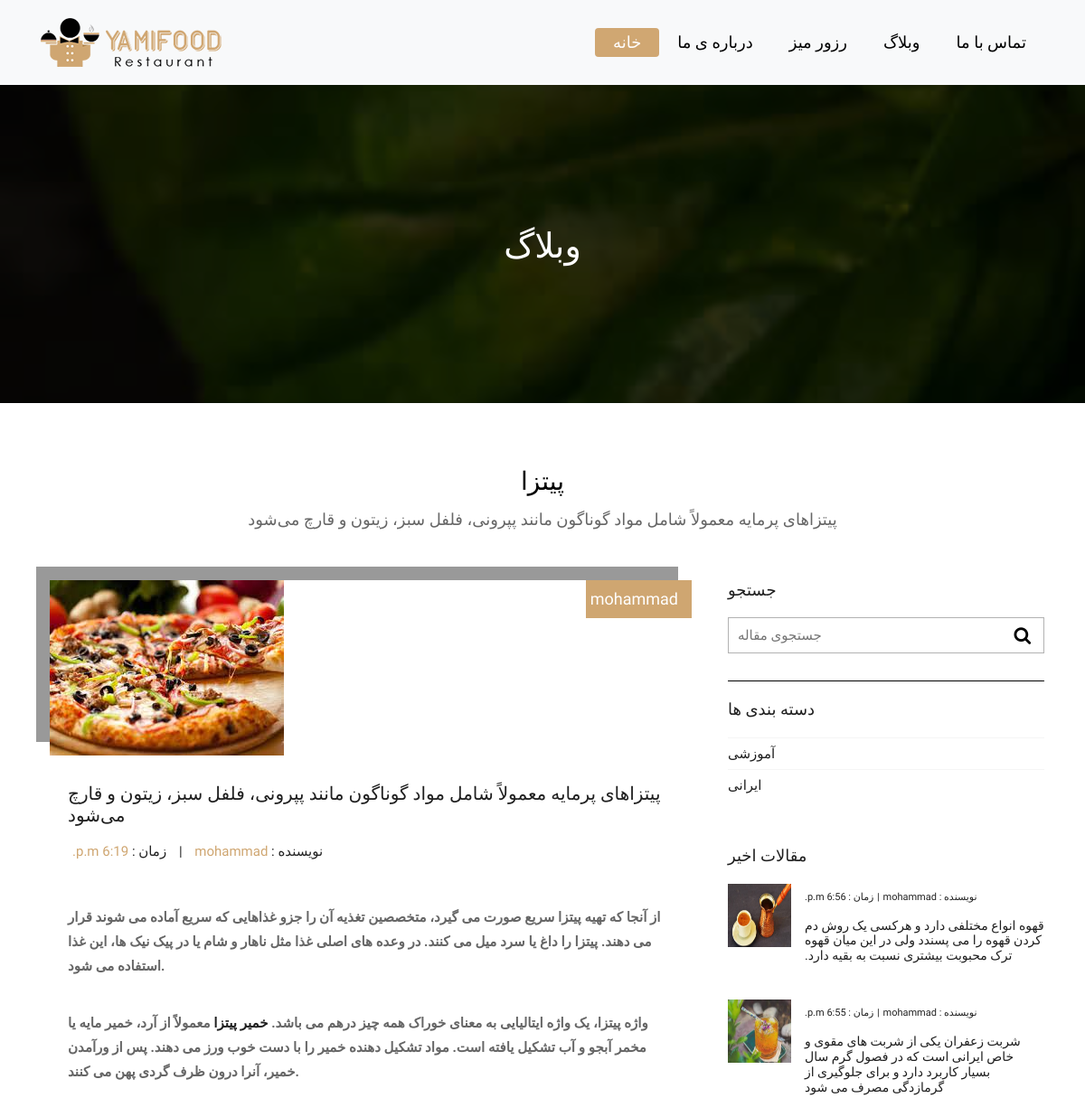
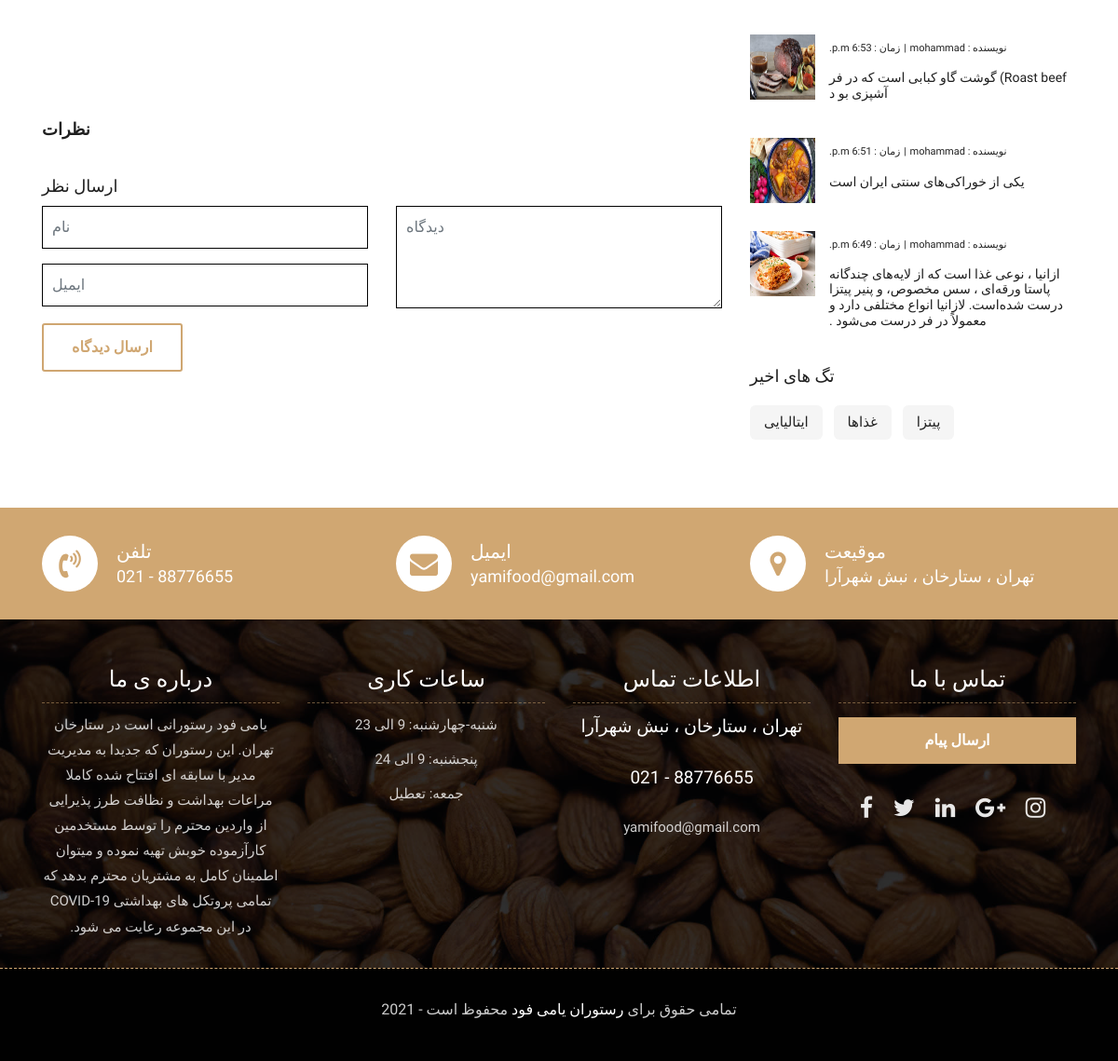
The app's page /blog/5 with its own data (2 pictures, top to bottom).
### blog/models.py (models this page shows, shortened)
class Blog (models.Model):
    title = models.CharField(_("عنوان"), max_length=50)
    descriptions = models.CharField(_("توضیحات"), max_length=200)
    content  = RichTextField()
    created_at = models.DateTimeField(_("زمان انتشار"), default = timezone.now)
    author = models.ForeignKey(User , verbose_name=_("نویسنده"), on_delete=models.CASCADE)
    image = models.ImageField(_("تصویر"), upload_to="blogs", blank=True)
    Category = models.ForeignKey("Category", related_name = "blog", verbose_name=_("دسته بندی"), on_delete=models.CASCADE, blank = True , null = True)
    tag = models.ManyToManyField("Tag", verbose_name=_("تگ ها"), related_name = "blogs", blank = True , null = True)

class Category(models.Model):
    title = models.CharField(_("عنوان"), max_length=50)
    slug = models.SlugField(_("عنوان لاتین"))
    published_at = models.DateTimeField(_("تاریخ انتشار"), auto_now=False, auto_now_add=True)

class Tag (models.Model):
    title = models.CharField(_("عنوان"), max_length=50)
    slug = models.SlugField(_("عنوان لاتین"))
    published_at = models.DateTimeField(_("تاریخ انتشار"), auto_now=False, auto_now_add=True)
    updated_at = models.DateTimeField(_("تاریخ بروزرسانی"), auto_now=True, auto_now_add=False)

### blog/views.py (the view, shortened to what this page needs)
# urls.py: path("<int:id>", views.blog_detail, name = "blog_detail"),
def blog_detail(request, id):
    blog = Blog.objects.all().get(id=id)
    tags  = Tag.objects.all().filter(blogs=blog)
    recents = Blog.objects.all().order_by("-created_at") [:5]
    categories = Category.objects.all()
    comments = Coments.objects.all().filter(blog=blog)
    context = {
        "blog" : blog,
        "tags" : tags,
        "recents" : recents,
        "categories" : categories,
        "comments" : comments
    }
    return render(request, "blog/blog_detail.html",context)

### blog/templates/blog/blog_detail.html (shortened to what this page needs)
{% extends 'base.html' %}
{% load static %}
{% block content %}
	<div class="all-page-title page-breadcrumb">
		<div class="container text-center">
			<div class="row">
				<div class="col-lg-12">
					<h1>وبلاگ</h1>
				</div>
			</div>
		</div>
	</div>
	<div class="blog-box">
		<div class="container">
			<div class="row">
				<div class="col-lg-12">
					<div class="heading-title text-center">
						<h2>{{blog.title}}</h2>
						<p>{{blog.descriptions}}</p>
					</div>
				</div>
			</div>
			<div class="row">
				<div class="col-xl-8 col-lg-8 col-12">
					<div class="blog-inner-details-page">
						<div class="blog-inner-box">
							<div class="side-blog-img">
								{% if blog.image %}
								<img class="img-fluid" src="{{blog.image.url}}" alt="">
								{% endif %}
								<div class="date-blog-up">
									{{blog.author}}
								</div>
							</div>
							<div class="inner-blog-detail details-page">
								<h3>{{blog.descriptions}}</h3>
								<ul dir ="rtl">
									<li>نویسنده : <span>{{blog.author}}</span></li>
									<li>|</li>
									<li>زمان : <span>{{blog.created_at | time }}</span></li>
								</ul>
								<p dir="rtl">{{blog.content| safe}}</p>
							</div>
						</div>
						<div class="blog-comment-box">
							<h3>نظرات</h3>
						</div>
						<div class="comment-respond-box">
							<h3>ارسال نظر</h3>
							<div class="comment-respond-form">
								<form id="commentrespondform" class="comment-form-respond row" method="POST">
									<div class="col-lg-6 col-md-6 col-sm-6">
										<div class="form-group">
											<input id="name_com" class="form-control" name="name" placeholder="نام" type="text">
										</div>
										<div class="form-group">
											<input id="email_com" class="form-control" name="email" placeholder="ایمیل" type="email">
										</div>
									</div>
									<div class="col-lg-6 col-md-6 col-sm-6">
										<div class="form-group">
											<textarea class="form-control" id="textarea_com" name ="message"placeholder="دیدگاه" rows="2"></textarea>
										</div>
									</div>
									<div class="col-lg-12 col-md-12 col-sm-12">
										<button class="btn btn-submit">ارسال دیدگاه</button>
									</div>
								</form>
							</div>
						</div>
					</div>
				</div>
				<div class="col-xl-4 col-lg-4 col-md-6 col-sm-8 col-12 blog-sidebar">
					<div class="right-side-blog">
						<h3>جستجو</h3>
						<form method="GET" action="{%url 'blog:search'%}">
							<div class="blog-search-form">
								<input name="search" placeholder="جستجوی مقاله" type="text">
								<button class="search-btn" type="submit">
									<i class="fa fa-search" aria-hidden="true"></i>
								</button>
							</div>
						</form>
						<h3>دسته بندی ها</h3>
						<div class="blog-categories">
							<ul>
							{% for cat in categories  %}
                            	<li><a href="{%url 'blog:category' cat.slug %}"><span>{{cat.title}}</span></a></li>
                            {% endfor %}
							</ul>
						</div>
						<h3>مقالات اخیر</h3>
						<div class="post-box-blog">
							<div class="recent-post-box">
                            {% for blog in recents %}
								{% if blog.image %}
                            								<div class="recent-box-blog">
									<div class="recent-img">
										<img class="img-fluid" src="{{blog.image.url}}" style = "height:70px; width:70px;" alt="">
									</div>
									<div class="recent-info" dir="rtl">
										<ul>
											<li>نویسنده : <span>{{blog.author}}</span></li>
											<li>|</li>
											<li>زمان : <span>{{blog.created_at | time}}</span></li>
										</ul>
										<h4>{{blog.descriptions}}</h4>
									</div>
								</div>
								{% endif %}
                            {% endfor %}
							</div>
						</div>
						<h3>تگ های اخیر</h3>
						<div class="blog-tag-box">
							<ul class="list-inline tag-list">
								{% for tag in tags  %}
                                <li class="list-inline-item"><a href="{%url 'blog:tag' tag.slug%}">{{tag.title}}</a></li>
                                {% endfor %}
							</ul>
						</div>
					</div>
				</div>
			</div>
		</div>
	</div>
{% endblock content %}

### templates/base.html (shortened to what this page needs)
{% load static %}
<!DOCTYPE html>
<html lang="en">
<head>
    <link rel="stylesheet" href="{% static 'css/bootstrap.min.css'%}">
    <link rel="stylesheet" href="{% static 'css/style.css'%}">
    <link rel="stylesheet" href="{% static 'css/responsive.css'%}">
    <link rel="stylesheet" href="{% static 'css/custom.css'%}">
</head>
<body>
    {% include "partials/_header.html" %}
    {% block content %}
    {% endblock content %}
	<div class="contact-imfo-box">
		<div class="container">
			<div class="row">
				<div class="col-md-4">
					<i class="fa fa-volume-control-phone"></i>
					<div class="overflow-hidden">
						<h4>تلفن</h4>
						<p class="lead">
							021 - 88776655
						</p>
					</div>
				</div>
				<div class="col-md-4">
					<i class="fa fa-envelope"></i>
					<div class="overflow-hidden">
						<h4>ایمیل</h4>
						<p class="lead">
							yamifood@gmail.com
						</p>
					</div>
				</div>
				<div class="col-md-4">
					<i class="fa fa-map-marker"></i>
					<div class="overflow-hidden">
						<h4>موقیعت</h4>
						<p class="lead">
							تهران ، ستارخان ، نبش شهرآرا
						</p>
					</div>
				</div>
			</div>
		</div>
	</div>
    {% include "partials/_footer.html" %}
</body>
</html>

### templates/partials/_header.html (shortened to what this page needs)
 {% load static %}
	<header class="top-navbar">
		<nav class="navbar navbar-expand-lg navbar-light bg-light">
			<div class="container">
				<a class="navbar-brand" href="index.html">
					<img src="{% static 'images/logo.png'%}" alt="" />
				</a>
				<div class="collapse navbar-collapse" id="navbars-rs-food">
					<ul class="navbar-nav ml-auto">
						<li class="nav-item active"><a class="nav-link" href="{%url 'foods:food_list'%}">خانه</a></li>
						<li class="nav-item"><a class="nav-link" href="{%url 'about:aboutus'%}">درباره ی ما</a></li>
						<li class="nav-item"><a class="nav-link" href="{%url 'reservation:reserve'%}">رزور میز</a></li>
						<li class="nav-item"><a class="nav-link" href="{%url 'blog:blog_list'%}">وبلاگ</a></li>
						<li class="nav-item"><a class="nav-link" href="{%url 'relate:contactus'%}">تماس با ما</a></li>
					</ul>
				</div>
			</div>
		</nav>
	</header>

### templates/partials/_footer.html (shortened to what this page needs)
	<footer class="footer-area bg-f">
		<div class="container">
			<div class="row">
				<div dir="rtl" align="center" class="col-lg-3 col-md-6">
					<h3>درباره ی ما</h3>
					<p>
						یامی فود رستورانی است در ستارخان تهران. این رستوران که جدیدا به مدیریت مدیر با سابقه ای افتتاح شده کاملا مراعات بهداشت و نظافت طرز پذیرایی از واردین محترم را توسط مستخدمین کارآزموده خوبش تهیه نموده و میتوان اطمینان کامل به مشتریان محترم بدهد که تمامی پروتکل های بهداشتی COVID-19 در این مجموعه رعایت می شود.
					</p>
				</div>
				<div align="center" class="col-lg-3 col-md-6">
					<h3>ساعات کاری</h3>
					<p><span class="text-color">شنبه-چهارشنبه: </span>9 الی 23</p>
					<p><span class="text-color">پنجشنبه: </span>9 الی 24</p>
					<p><span class="text-color">جمعه: </span>تعطیل</p>
				</div>
				<div align="center" class="col-lg-3 col-md-6">
					<h3 >اطلاعات تماس</h3>
					<p class="lead">تهران ، ستارخان ، نبش شهرآرا</p>
					<p class="lead">021 - 88776655</p>
					<p> yamifood@gmail.com</p>
				</div>
				<div align="center" class="col-lg-3 col-md-6">
					<h3 align="center">تماس با ما</h3>
					<div class="subscribe_form">
							<a href="{%url 'relate:contactus'%}"><button type="submit" class="submit">ارسال پیام</button></a>
					</div>
					<ul class="list-inline f-social">
						<li class="list-inline-item"><a href="https://facebook.com/"><i class="fa fa-facebook" aria-hidden="true"></i></a></li>
						<li class="list-inline-item"><a href="https://twitter.com/"><i class="fa fa-twitter" aria-hidden="true"></i></a></li>
						<li class="list-inline-item"><a href="https://linkedin.com/"><i class="fa fa-linkedin" aria-hidden="true"></i></a></li>
						<li class="list-inline-item"><a href="https://google.com/"><i class="fa fa-google-plus" aria-hidden="true"></i></a></li>
						<li class="list-inline-item"><a href="https://instagram.com/"><i class="fa fa-instagram" aria-hidden="true"></i></a></li>
					</ul>
				</div>
			</div>
		</div>
		<div class="copyright">
			<div class="container">
				<div class="row">
					<div class="col-lg-12">
						<p class="company-name">تمامی حقوق برای <a href="#"> رستوران یامی فود </a> محفوظ است - 2021<br></p>
					</div>
				</div>
			</div>
		</div>
	</footer>

### records on screen
Blog: title "پیتزا", descriptions "پیتزاهای پرمایه معمولاً شامل مواد گوناگون مانند پپرونی، فلفل سبز، زیتون و قارچ می‌شود", image (picture), author "mohammad", created_at "6:19 p.m.", content "از آنجا که تهیه پیتزا سریع صورت می گیرد، متخصصین تغذیه آن را جزو غذاهایی که سریع آماده می شوند قرار می دهند. پیتزا را داغ یا سرد میل می کنند. در وعده های اصلی غذا مثل ناهار و شام یا در پیک نیک ها، این غذا استفاده می شود. واژه پیتزا، یک واژه ایتالیایی به معنای خوراک همه چیز درهم می باشد. خمیر پیتزا معمولاً از آرد، خمیر مایه یا مخمر آبجو و آب تشکیل یافته است. مواد تشکیل دهنده خمیر را با دست خوب ورز می دهند. پس از ورآمدن خمیر، آنرا درون ظرف گردی پهن می کنند."
Category: title "آموزشی"
Category: title "ایرانی"
Blog: image (picture), author "mohammad", created_at "6:56 p.m.", descriptions "قهوه انواع مختلفی دارد و هرکسی یک روش دم کردن قهوه را می پسندد ولی در این میان قهوه ترک محبوبت بیشتری نسبت به بقیه دارد."
Blog: image (picture), author "mohammad", created_at "6:55 p.m.", descriptions "شربت زعفران یکی از شربت های مقوی و خاص ایرانی است که در فصول گرم سال بسیار کاربرد دارد و برای جلوگیری از گرمازدگی مصرف می شود"
Blog: image (picture), author "mohammad", created_at "6:53 p.m.", descriptions "Roast beef) گوشت گاو کبابی است که در فر آشپزی بو د"
Blog: image (picture), author "mohammad", created_at "6:51 p.m.", descriptions "یکی از خوراکی‌های سنتی ایران است"
Blog: image (picture), author "mohammad", created_at "6:49 p.m.", descriptions "ازانیا ، نوعی غذا است که از لایه‌های چند‌گانه پاستا ورقه‌ای ، سس مخصوص، و پنیر پیتزا درست شده‌است. لازانیا انواع مختلفی دارد و معمولاً در فر درست می‌شود ."
Tag: title "ایتالیایی"
Tag: title "غذاها"
Tag: title "پیتزا"
